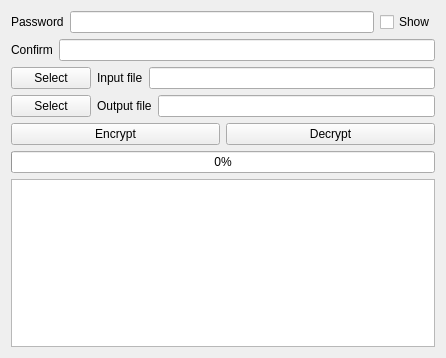
<?xml version="1.0" encoding="UTF-8"?>
<ui version="4.0">
 <class>Widget</class>
 <widget class="QWidget" name="Widget">
  <property name="geometry">
   <rect>
    <x>0</x>
    <y>0</y>
    <width>446</width>
    <height>358</height>
   </rect>
  </property>
  <property name="windowTitle">
   <string>File Encryption</string>
  </property>
  <layout class="QHBoxLayout" name="horizontalLayout_6">
   <item>
    <layout class="QVBoxLayout" name="verticalLayout">
     <item>
      <layout class="QHBoxLayout" name="horizontalLayout_4">
       <item>
        <widget class="QLabel" name="label_3">
         <property name="text">
          <string>Password</string>
         </property>
        </widget>
       </item>
       <item>
        <widget class="QLineEdit" name="lineEdit_password">
         <property name="text">
          <string/>
         </property>
         <property name="echoMode">
          <enum>QLineEdit::EchoMode::Password</enum>
         </property>
        </widget>
       </item>
       <item>
        <widget class="QCheckBox" name="checkBox_showPassword">
         <property name="text">
          <string>Show</string>
         </property>
        </widget>
       </item>
      </layout>
     </item>
     <item>
      <layout class="QHBoxLayout" name="horizontalLayout_5">
       <item>
        <widget class="QLabel" name="label_4">
         <property name="text">
          <string>Confirm</string>
         </property>
        </widget>
       </item>
       <item>
        <widget class="QLineEdit" name="lineEdit_passwordConfirm">
         <property name="echoMode">
          <enum>QLineEdit::EchoMode::Password</enum>
         </property>
        </widget>
       </item>
      </layout>
     </item>
     <item>
      <layout class="QHBoxLayout" name="horizontalLayout_2">
       <item>
        <widget class="QPushButton" name="pushButton_selectInputFile">
         <property name="text">
          <string>Select</string>
         </property>
        </widget>
       </item>
       <item>
        <widget class="QLabel" name="label">
         <property name="text">
          <string>Input file</string>
         </property>
        </widget>
       </item>
       <item>
        <widget class="QLineEdit" name="lineEdit_inputFile">
         <property name="text">
          <string/>
         </property>
        </widget>
       </item>
      </layout>
     </item>
     <item>
      <layout class="QHBoxLayout" name="horizontalLayout">
       <item>
        <widget class="QPushButton" name="pushButton_selectOutputFile">
         <property name="text">
          <string>Select</string>
         </property>
        </widget>
       </item>
       <item>
        <widget class="QLabel" name="label_2">
         <property name="text">
          <string>Output file</string>
         </property>
        </widget>
       </item>
       <item>
        <widget class="QLineEdit" name="lineEdit_outputFile">
         <property name="text">
          <string/>
         </property>
        </widget>
       </item>
      </layout>
     </item>
     <item>
      <layout class="QHBoxLayout" name="horizontalLayout_3">
       <item>
        <widget class="QPushButton" name="pushButton_encrypt">
         <property name="text">
          <string>Encrypt</string>
         </property>
        </widget>
       </item>
       <item>
        <widget class="QPushButton" name="pushButton_decrypt">
         <property name="text">
          <string>Decrypt</string>
         </property>
        </widget>
       </item>
      </layout>
     </item>
     <item>
      <widget class="QProgressBar" name="progressBar">
       <property name="value">
        <number>0</number>
       </property>
      </widget>
     </item>
     <item>
      <widget class="QTextBrowser" name="textBrowser"/>
     </item>
    </layout>
   </item>
  </layout>
 </widget>
 <resources/>
 <connections/>
</ui>
